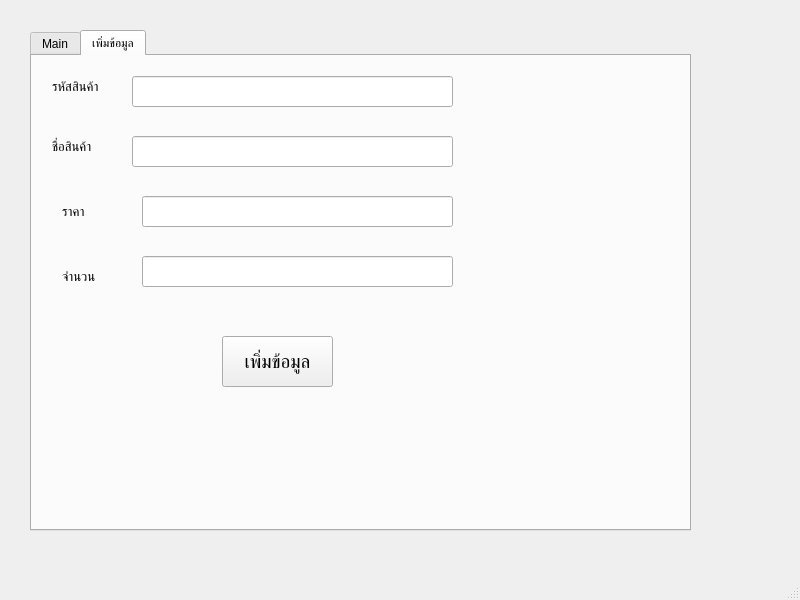
<?xml version="1.0" encoding="UTF-8"?>
<ui version="4.0">
 <class>MainWindow</class>
 <widget class="QMainWindow" name="MainWindow">
  <property name="geometry">
   <rect>
    <x>0</x>
    <y>0</y>
    <width>800</width>
    <height>600</height>
   </rect>
  </property>
  <property name="windowTitle">
   <string>MainWindow</string>
  </property>
  <widget class="QWidget" name="centralwidget">
   <widget class="QTabWidget" name="tabWidget">
    <property name="geometry">
     <rect>
      <x>30</x>
      <y>30</y>
      <width>661</width>
      <height>501</height>
     </rect>
    </property>
    <property name="currentIndex">
     <number>1</number>
    </property>
    <widget class="QWidget" name="tab">
     <attribute name="title">
      <string>Main</string>
     </attribute>
     <widget class="QTableWidget" name="tbShowData">
      <property name="geometry">
       <rect>
        <x>35</x>
        <y>130</y>
        <width>551</width>
        <height>231</height>
       </rect>
      </property>
      <property name="font">
       <font>
        <pointsize>10</pointsize>
       </font>
      </property>
      <column>
       <property name="text">
        <string>รหัสสินค้า</string>
       </property>
      </column>
      <column>
       <property name="text">
        <string>ชื่อสินค้า</string>
       </property>
      </column>
      <column>
       <property name="text">
        <string>ราคา</string>
       </property>
      </column>
      <column>
       <property name="text">
        <string>จำนวน</string>
       </property>
      </column>
     </widget>
     <widget class="QLabel" name="lblSearch">
      <property name="geometry">
       <rect>
        <x>10</x>
        <y>60</y>
        <width>81</width>
        <height>31</height>
       </rect>
      </property>
      <property name="font">
       <font>
        <pointsize>10</pointsize>
       </font>
      </property>
      <property name="text">
       <string>ค้นหาชื่อสินค้า</string>
      </property>
     </widget>
     <widget class="QLineEdit" name="txtSearch">
      <property name="geometry">
       <rect>
        <x>100</x>
        <y>60</y>
        <width>201</width>
        <height>31</height>
       </rect>
      </property>
      <property name="font">
       <font>
        <pointsize>10</pointsize>
       </font>
      </property>
     </widget>
     <widget class="QPushButton" name="btnSearch">
      <property name="geometry">
       <rect>
        <x>330</x>
        <y>60</y>
        <width>91</width>
        <height>31</height>
       </rect>
      </property>
      <property name="font">
       <font>
        <pointsize>10</pointsize>
       </font>
      </property>
      <property name="text">
       <string>ค้นหา</string>
      </property>
     </widget>
     <widget class="QLabel" name="label_5">
      <property name="geometry">
       <rect>
        <x>150</x>
        <y>410</y>
        <width>221</width>
        <height>31</height>
       </rect>
      </property>
      <property name="font">
       <font>
        <pointsize>26</pointsize>
       </font>
      </property>
      <property name="text">
       <string>จำนวนสินค้าทั้งหมด</string>
      </property>
     </widget>
     <widget class="QLabel" name="lblTotal">
      <property name="geometry">
       <rect>
        <x>490</x>
        <y>410</y>
        <width>131</width>
        <height>31</height>
       </rect>
      </property>
      <property name="font">
       <font>
        <pointsize>26</pointsize>
       </font>
      </property>
      <property name="text">
       <string>รายการ</string>
      </property>
     </widget>
    </widget>
    <widget class="QWidget" name="tab_2">
     <attribute name="title">
      <string>เพิ่มข้อมูล</string>
     </attribute>
     <widget class="QLabel" name="lblproductID">
      <property name="geometry">
       <rect>
        <x>20</x>
        <y>20</y>
        <width>61</width>
        <height>21</height>
       </rect>
      </property>
      <property name="font">
       <font>
        <pointsize>10</pointsize>
       </font>
      </property>
      <property name="text">
       <string>รหัสสินค้า</string>
      </property>
     </widget>
     <widget class="QLabel" name="lblProductName">
      <property name="geometry">
       <rect>
        <x>20</x>
        <y>80</y>
        <width>71</width>
        <height>21</height>
       </rect>
      </property>
      <property name="font">
       <font>
        <pointsize>10</pointsize>
       </font>
      </property>
      <property name="text">
       <string>ชื่อสินค้า</string>
      </property>
     </widget>
     <widget class="QLabel" name="lblPrice">
      <property name="geometry">
       <rect>
        <x>30</x>
        <y>140</y>
        <width>71</width>
        <height>31</height>
       </rect>
      </property>
      <property name="font">
       <font>
        <pointsize>10</pointsize>
       </font>
      </property>
      <property name="text">
       <string>ราคา</string>
      </property>
     </widget>
     <widget class="QLabel" name="lbl_total">
      <property name="geometry">
       <rect>
        <x>30</x>
        <y>210</y>
        <width>61</width>
        <height>21</height>
       </rect>
      </property>
      <property name="font">
       <font>
        <pointsize>10</pointsize>
       </font>
      </property>
      <property name="text">
       <string>จำนวน</string>
      </property>
     </widget>
     <widget class="QLineEdit" name="txtProductID">
      <property name="geometry">
       <rect>
        <x>100</x>
        <y>20</y>
        <width>321</width>
        <height>31</height>
       </rect>
      </property>
      <property name="font">
       <font>
        <pointsize>10</pointsize>
       </font>
      </property>
     </widget>
     <widget class="QLineEdit" name="txtProductName">
      <property name="geometry">
       <rect>
        <x>100</x>
        <y>80</y>
        <width>321</width>
        <height>31</height>
       </rect>
      </property>
      <property name="font">
       <font>
        <pointsize>10</pointsize>
       </font>
      </property>
     </widget>
     <widget class="QLineEdit" name="txtPrice">
      <property name="geometry">
       <rect>
        <x>110</x>
        <y>140</y>
        <width>311</width>
        <height>31</height>
       </rect>
      </property>
      <property name="font">
       <font>
        <pointsize>10</pointsize>
       </font>
      </property>
     </widget>
     <widget class="QLineEdit" name="txt_Total">
      <property name="geometry">
       <rect>
        <x>110</x>
        <y>200</y>
        <width>311</width>
        <height>31</height>
       </rect>
      </property>
      <property name="font">
       <font>
        <pointsize>10</pointsize>
       </font>
      </property>
     </widget>
     <widget class="QPushButton" name="btnAdd">
      <property name="geometry">
       <rect>
        <x>190</x>
        <y>280</y>
        <width>111</width>
        <height>51</height>
       </rect>
      </property>
      <property name="font">
       <font>
        <pointsize>14</pointsize>
       </font>
      </property>
      <property name="text">
       <string>เพิ่มข้อมูล</string>
      </property>
     </widget>
    </widget>
   </widget>
  </widget>
  <widget class="QMenuBar" name="menubar">
   <property name="geometry">
    <rect>
     <x>0</x>
     <y>0</y>
     <width>800</width>
     <height>18</height>
    </rect>
   </property>
  </widget>
  <widget class="QStatusBar" name="statusbar"/>
 </widget>
 <resources/>
 <connections/>
</ui>
